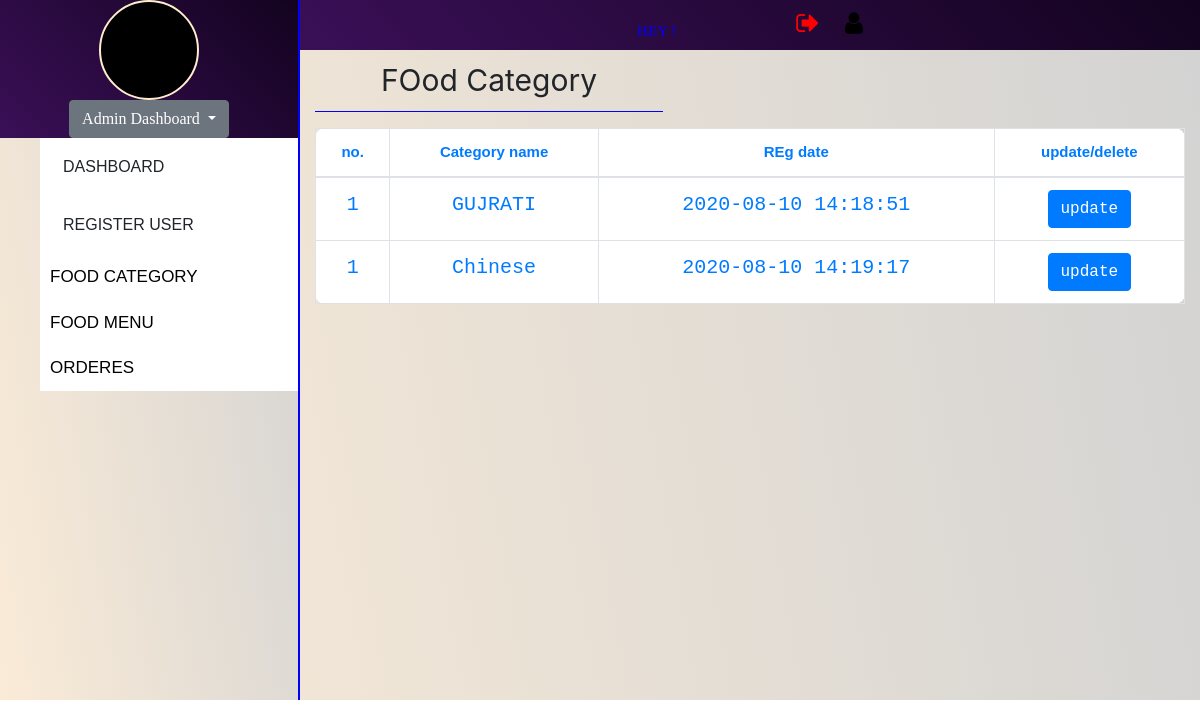
/admin_profile.php?n=4, run on the app's committed database.
### tables this page shows
CREATE TABLE IF NOT EXISTS `category` (
  `id` int(11) NOT NULL,
  `cat_name` varchar(500) NOT NULL,
  `gen_date` datetime NOT NULL
);

### manage_food_cat.php (the view)
<div id="manage_food_cat" class="container">
          <p  class="p-2 text-center" style="width: 40%;font-size:30px; border-bottom: 1px solid blue;">FOod Category</p>
          <div class="table-responsive">
            <table class='table table-bordered  text-center text-primary bg-white' style="font-size: 15px">
              <thead>
                <th>no.</th><th>Category name</th><th>REg date</th><th>update/delete</th>
             </thead>
             <tbody>
              <?php $q="select * from category";
                    $run=mysqli_query($con,$q);
                    while ($row=mysqli_fetch_array($run)){
                        $uname=$row['cat_name'];
                        $id=$row['id'];
                       $gender=$row['gen_date'];
                      echo " <tr> <td>$id</td><td>$uname</td><td>$gender</td>
                      <td><a href='stupdate.php' class='btn btn-primary' style='text-decoration: none;'>update</a></td></tr>";  }
              ?>
            </tbody>
          </table>
        </div>
    </div>

### index.css (style rules this page uses)
a { text-decoration: none; color: honeydew; }
td { padding: 10px; font-size: 20px; font-family: monospace; }
table { border-radius: 10px; }
th { font-family: 'Franklin Gothic Medium', 'Arial Narrow', Arial, sans-serif; }

### admin_profile.php (style rules this page uses)
a { color:black; float: none;; }
.container { min-height: 300px; }

### data on the page
category: id "1", cat_name "GUJRATI", gen_date "2020-08-10 14:18:51"
category: id "1", cat_name "Chinese", gen_date "2020-08-10 14:19:17"
